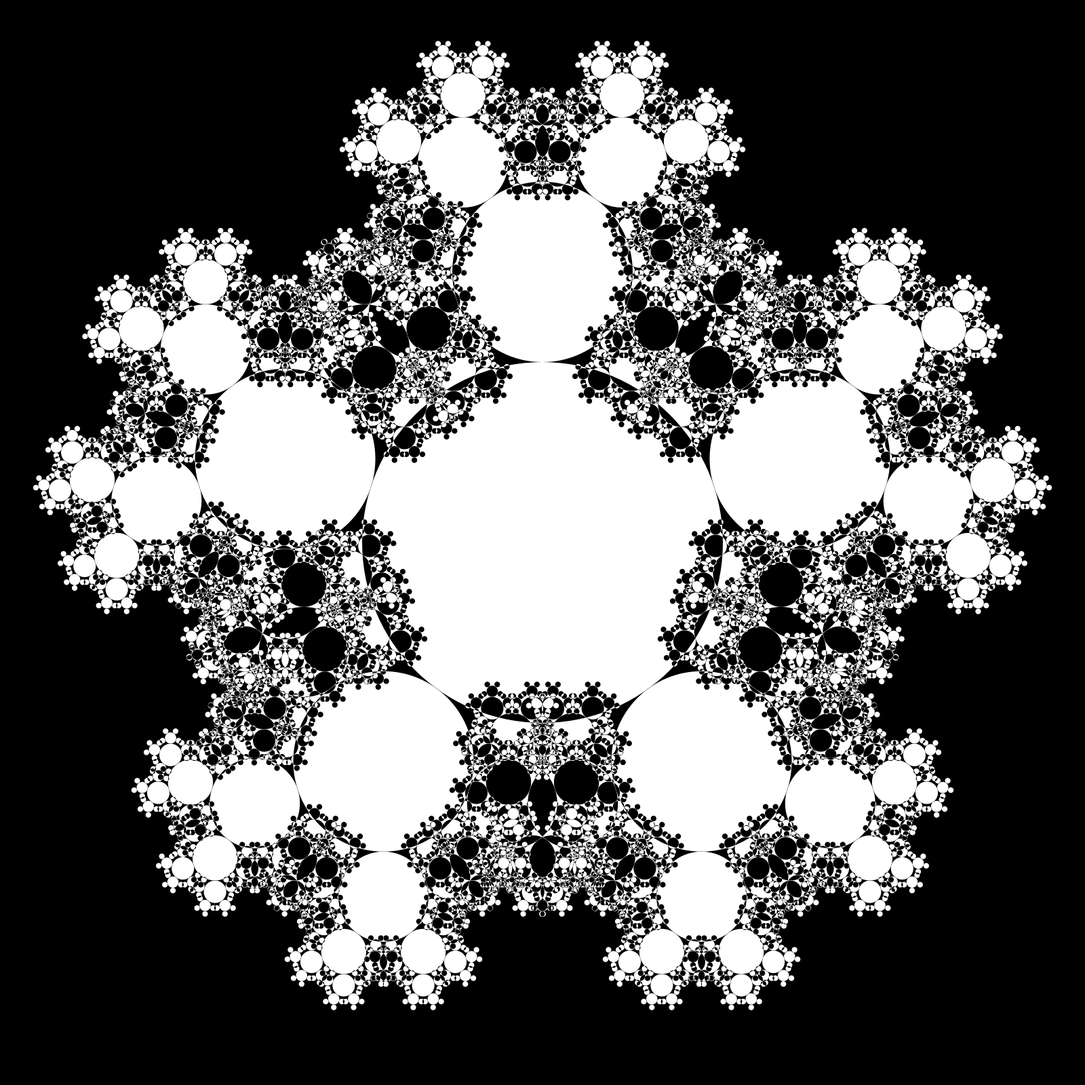
Frame 1 (no input)
Frame 2 (the mouse pressed at the canvas centre, redrawn once): identical to frame 1, image omitted

The Processing sketch that drew this single still picture (run headless with seeded random() and noise(); the mouse was pressed at the canvas centre and the sketch redrawn once):

// Processing sketch: prosperity
// ── prosperity.pde
void setup()
{
  size(1600, 1600);
  background(0);
  noLoop();
  smooth();
  blendMode(DIFFERENCE);
}

void draw()
{
  background(0);
  noStroke();
  fill(255);
  drawFractal(width/2, height/2, width/6, 5, -HALF_PI, 0.5, 0, 7);
}

void drawFractal(float x, float y, float r, int num, float rad, float a, int iterations, int maxiterations)
{
  if (iterations < maxiterations)
  {
    //drawCircle(x, y, r);
    ellipse(x, y, 2.0*r, 2.0*r);
    if (iterations == 0)
    {
      for (int i = 0; i < num; i++)
      {
        float theta = rad+TWO_PI/num*i;
        drawFractal(x+(1.0+a)*r*cos(theta), y+(1.0+a)*r*sin(theta), a*r, num, theta, a, iterations+1, maxiterations);
      }
    }
    else
    {
      for (int i = 1; i < num; i++)
      {
        float theta = rad+PI+TWO_PI/num*i;
        drawFractal(x+(1.0+a)*r*cos(theta), y+(1.0+a)*r*sin(theta), a*r, num, theta, a, iterations+1, maxiterations);
      }
    }
  }
}

void keyPressed()
{
  if (keyCode == ENTER)
  {
    save("image.png");
  }
}
